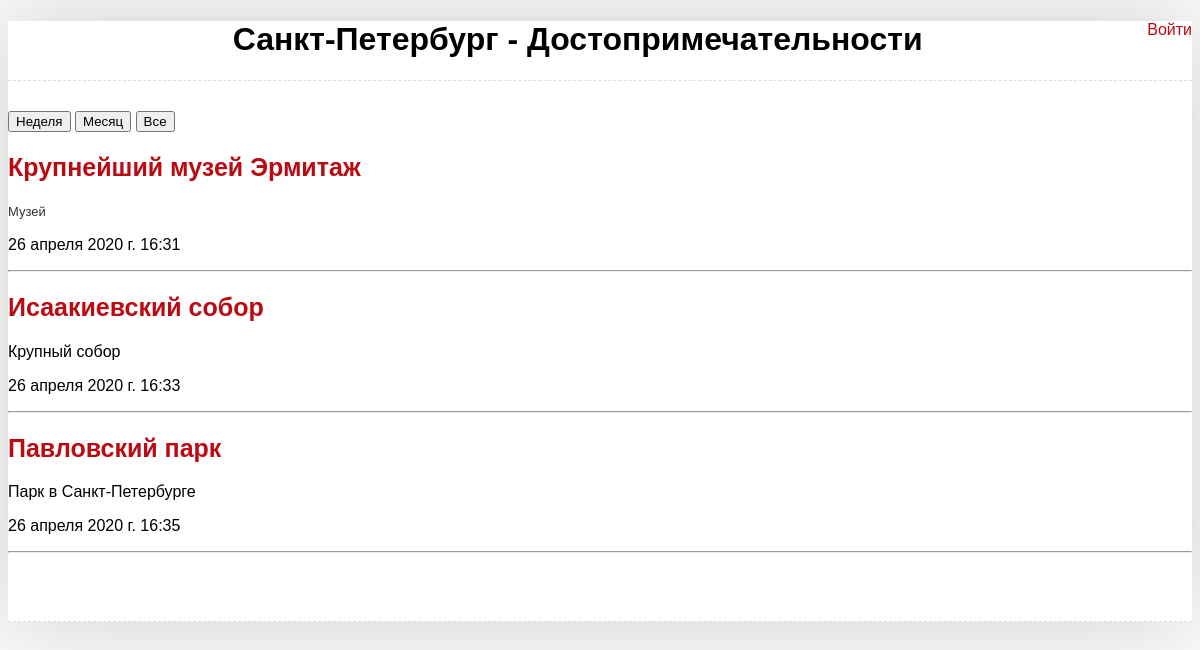
The page / on the database its author committed.
### news/models.py (models this page shows, shortened)
class News (models.Model):
    user=models.ForeignKey(
        User,
        verbose_name="Автор",
        on_delete=models.CASCADE)
    category=models.ForeignKey(
        Category,
        verbose_name="Категория",
        on_delete=models.SET_NULL,
        null=True)
    titel=models.CharField(
        "Загаловок",
        max_length=50)
    text_prev=models.TextField(
        "Краткое Описание",
        max_length=150)
    text=models.TextField(
        "Текст новости",
        max_length=300)
    tag=models.ManyToManyField(
        Tag, verbose_name="Теги")
    data=models.DateTimeField(
        "Дата создания",
        auto_now_add=True)
    description=models.CharField(
        "Описание",
        max_length=100)
    keywords=models.CharField("Ключевые слова",
        max_length=50)
    class Meta:
        verbose_name="Статья"
        verbose_name_plural="Статьи"

### news/views.py (the view)
# urls.py: path('', views.news_list, name="news_list"),
def news_list(request):
    news=News.objects.all()
    return render(request, "news/news_list.html", {"news":news})

### templates/news/news_list.html
{% extends 'news/base.html' %}
{% block search %}
<a href="{% url 'news_filter' pk=1 %}"><button>Неделя</button></a>
<a href="{% url 'news_filter' pk=2 %}"><button>Месяц</button></a>
<a href="{% url 'news_filter' pk=3 %}"><button>Все</button></a>
{% endblock search %}
{% block content %}
{% for new in news %}
    <h2><a href="{% url 'new_single' pk=new.id %}">{{ new.titel }}</a></h2>
    <p>{{ new.text_prev|safe }}</p>
    <p>{{ new.data }}</p><hr>
{% endfor %}
{% endblock content %}

### static/css/style.css (style rules this page uses)
body { font-family: "Poppins", sans-serif; background: #fafafa !important; }
a { text-decoration: none !important; color: #bc0a13; }
h2 { font-size: 25px; }

### rows shown on the page
News: titel "Крупнейший музей Эрмитаж", text_prev "Музей", data "26 апреля 2020 г. 16:31"
News: titel "Исаакиевский собор", text_prev "Крупный собор", data "26 апреля 2020 г. 16:33"
News: titel "Павловский парк", text_prev "Парк в Санкт-Петербурге", data "26 апреля 2020 г. 16:35"
